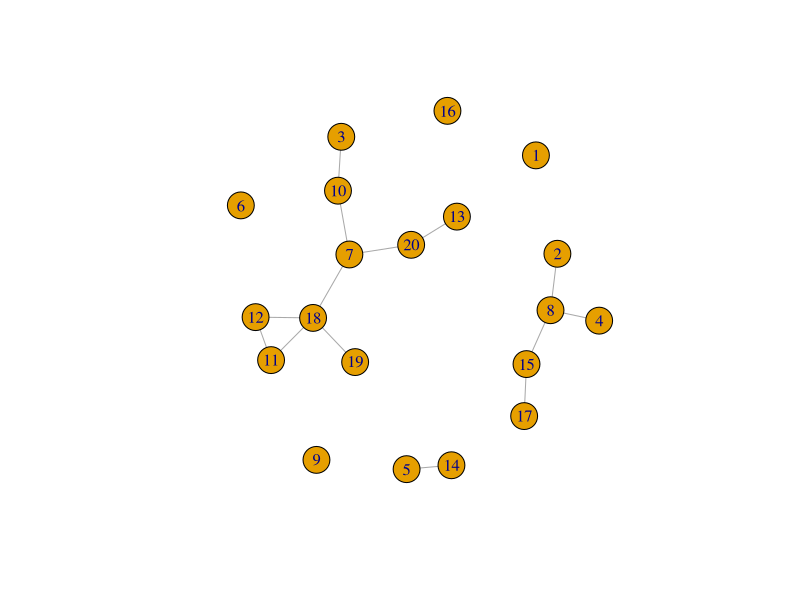
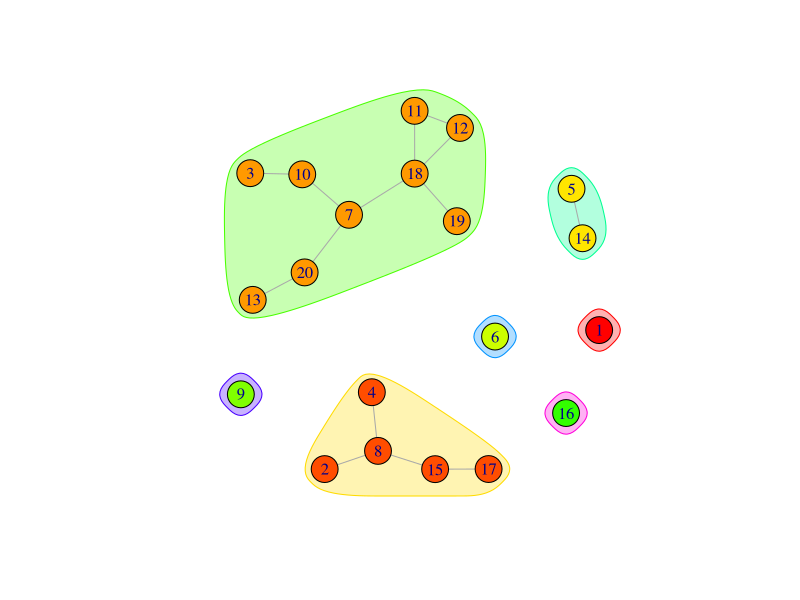

Here is the R script that generated these plots, in order:
#
# Sami Hossain
# 04-22-2021
# Intuitive connected components algorithm for undirected edges
# using BFS

#############
### SETUP ###
#############
library(igraph)
nodes <- 20

graph <- erdos.renyi.game(nodes, 7*(nodes/10), type = "gnm", directed = F, loops = F)
plot(graph)

################
### ALGORITHM ##
################
visited <- c()
components <- list()

bfs <- function(verts) {
  neighbors <- c()
  for(i in verts) {
    temp <- setdiff(which(graph[i,] != 0), visited) #all neighbors that havent been visited yet
    neighbors <- c(neighbors, temp)
  }
  
  if(!is.null(neighbors)){
    visited <<- c(visited, verts) #add current nodes to visited before recursing
    bfs(neighbors)
  }
}

for(i in 1:nodes){
  if(!(i %in% visited)){
    bfs(c(i))
    if(length(components) == 0){
      components[[1]] <- visited #to keep a running total on the visited nodes
      components[[2]] <- visited
    } else {
      components[[length(components)+1]] <- setdiff(visited, components[[1]]) #diff between previous bfs's visited vector and curr
      components[[1]] <- visited
    }
  }
}

components <- components[-1] #remove the running total
remove(i,visited)
################
### VISUALIZE ##
################
V(graph)$sets <- 0

for(i in 1:length(components)){
  scc <- components[[i]]
  for(j in 1:length(scc)){
    V(graph)$sets[scc[j]] <- i  #apply a value to each node uniquely referencing which scc it is in
  }
}

remove(i,j,scc)
V(graph)$color <- rainbow(nodes)[V(graph)$sets] #assign distinct colors for each individual scc
plot(graph, mark.groups = split(1:nodes, V(graph)$sets))
print(paste0("there are: ", length(components), " connected components"))
